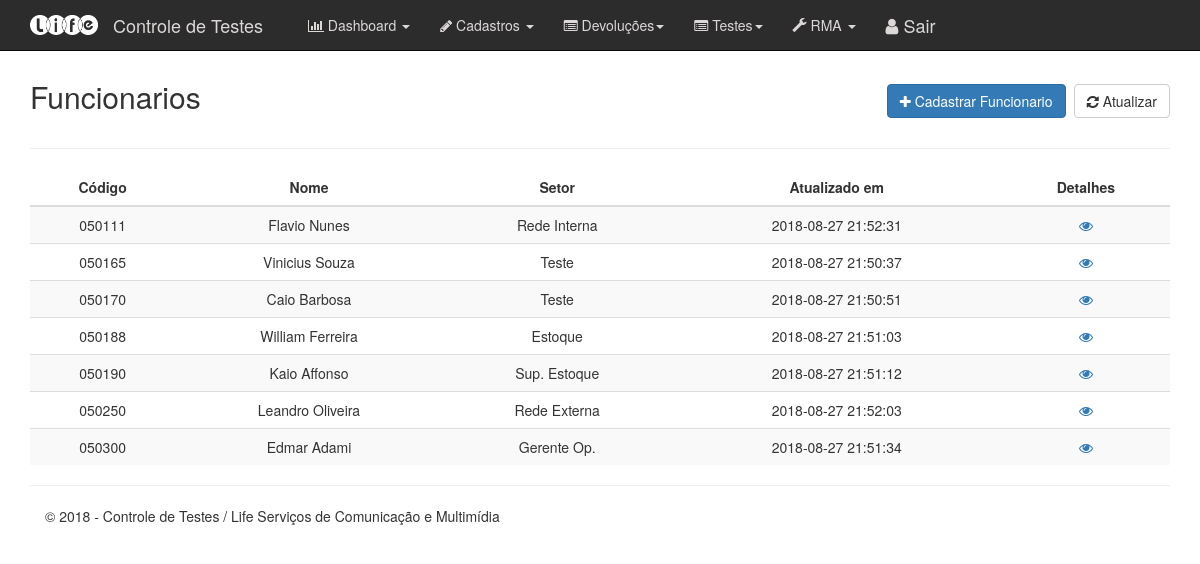
The page /funcionarios/index.php on the database as committed earlier.
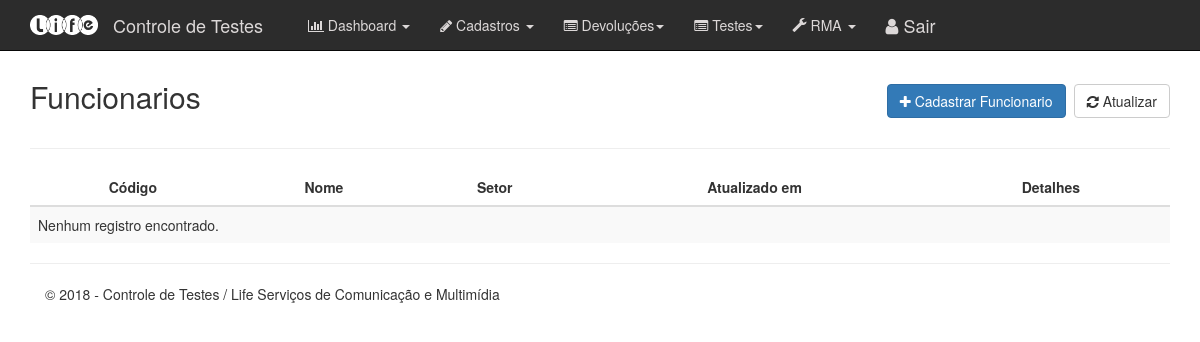
The same page on the database as committed later.
### tables this page shows
CREATE TABLE `funcionario` (
  `id` varchar(45) NOT NULL,
  `nome_funcionario` varchar(45) NOT NULL,
  `setor_func` varchar(45) NOT NULL,
  `created` datetime NOT NULL,
  `modified` datetime NOT NULL,
  PRIMARY KEY (`id`)
);

### inc/database.php (called while the page is built, shortened)
<?php
function open_database()
{
    try {
        $conn = new mysqli(DB_HOST, DB_USER, DB_PASSWORD, DB_NAME);
        return $conn;
    } catch (Exception $e) {
        echo $e->getMessage();
        return null;
    }
}
function find($table = null, $id = null)
{
    $database = open_database();
    $found = null;
    try {
        if ($id) {
            $sql = 'SELECT * FROM '.$table.' WHERE id = '.$id;
            $result = $database->query($sql);
            if ($result->num_rows > 0) {
                $found = $result->fetch_assoc();
            }
        } else {
            $sql = 'SELECT * FROM '.$table;
            $result = $database->query($sql);
            if ($result->num_rows > 0) {
                $found = $result->fetch_all(MYSQLI_ASSOC);
            }
        }
    } catch (Exception $e) {
        $_SESSION['message'] = $e->GetMessage();
        $_SESSION['type'] = 'danger';
    }
    return $found;
}
function find_all($table)
{
    return find($table);
}

### funcionarios/functions.php (called while the page is built, shortened)
<?php
function index()
{
    $funcionarios = find_all('funcionario');
}

### funcionarios/index.php (the view, shortened to what this page needs)
<?php
    index();
?>
<header>
	<div class="row">
		<div class="col-sm-6">
			<h2>Funcionarios</h2>
		</div>
		<div class="col-sm-6 text-right h2">
	    	<a class="btn btn-primary" href="add.php"><i class="fa fa-plus"></i> Cadastrar Funcionario</a>
	    	<a class="btn btn-default" href="index.php"><i class="fa fa-refresh"></i> Atualizar</a>
	    </div>
	</div>
</header>
<hr>
<table class="table table-striped" id="id_tabela">
<thead>
	<tr>
		<th class ="text-center">Código</th>
		<th class ="text-center">Nome</th>
		<th class ="text-center">Setor</th>
		<th class ="text-center">Atualizado em</th>
		<th class ="text-center">Detalhes</th>
	</tr>
</thead>
<tbody>
<?php if ($funcionarios) : ?>
<?php foreach ($funcionarios as $funcionario) : ?>
	<tr>
		<td class ="text-center"><?php echo $funcionario['id']; ?></td>
		<td class ="text-center"><?php echo $funcionario['nome_funcionario']; ?></td>
		<td class ="text-center"><?php echo $funcionario['setor_func']; ?></td>
		<td class ="text-center"><?php echo $funcionario['modified']; ?></td>
		<td class="actions text-center">
			<a href="view.php?id=<?php echo $funcionario['id']; ?>"><i class="fa fa-eye"></i></a>
		</td>
	</tr>
<?php endforeach; ?>
<?php else : ?>
	<tr>
		<td colspan="6">Nenhum registro encontrado.</td>
	</tr>
<?php endif; ?>
</tbody>
</table>

Rows that differ between the two databases and show on the page:
removed funcionario: id "050111", nome_funcionario "Flavio Nunes", setor_func "Rede Interna", modified "2018-08-27 21:52:31"
removed funcionario: id "050165", nome_funcionario "Vinicius Souza", setor_func "Teste", modified "2018-08-27 21:50:37"
removed funcionario: id "050170", nome_funcionario "Caio Barbosa", setor_func "Teste", modified "2018-08-27 21:50:51"
removed funcionario: id "050188", nome_funcionario "William Ferreira", setor_func "Estoque", modified "2018-08-27 21:51:03"
removed funcionario: id "050190", nome_funcionario "Kaio Affonso", setor_func "Sup. Estoque", modified "2018-08-27 21:51:12"
removed funcionario: id "050250", nome_funcionario "Leandro Oliveira", setor_func "Rede Externa", modified "2018-08-27 21:52:03"
removed funcionario: id "050300", nome_funcionario "Edmar Adami", setor_func "Gerente Op.", modified "2018-08-27 21:51:34"
Other text that changed with them:
text now shown: "Nenhum registro encontrado."
